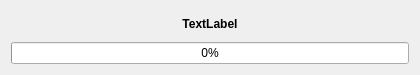
<?xml version="1.0" encoding="UTF-8"?>
<ui version="4.0">
 <class>DlgPurchaseProgress</class>
 <widget class="QDialog" name="DlgPurchaseProgress">
  <property name="geometry">
   <rect>
    <x>0</x>
    <y>0</y>
    <width>420</width>
    <height>75</height>
   </rect>
  </property>
  <property name="windowTitle">
   <string>Dialog</string>
  </property>
  <layout class="QVBoxLayout" name="verticalLayout">
   <item>
    <widget class="QLabel" name="labelProgressMsg">
     <property name="font">
      <font>
       <bold>true</bold>
      </font>
     </property>
     <property name="text">
      <string>TextLabel</string>
     </property>
     <property name="alignment">
      <set>Qt::AlignmentFlag::AlignCenter</set>
     </property>
    </widget>
   </item>
   <item>
    <widget class="QProgressBar" name="progressBar">
     <property name="value">
      <number>0</number>
     </property>
    </widget>
   </item>
  </layout>
 </widget>
 <resources/>
 <connections/>
</ui>
